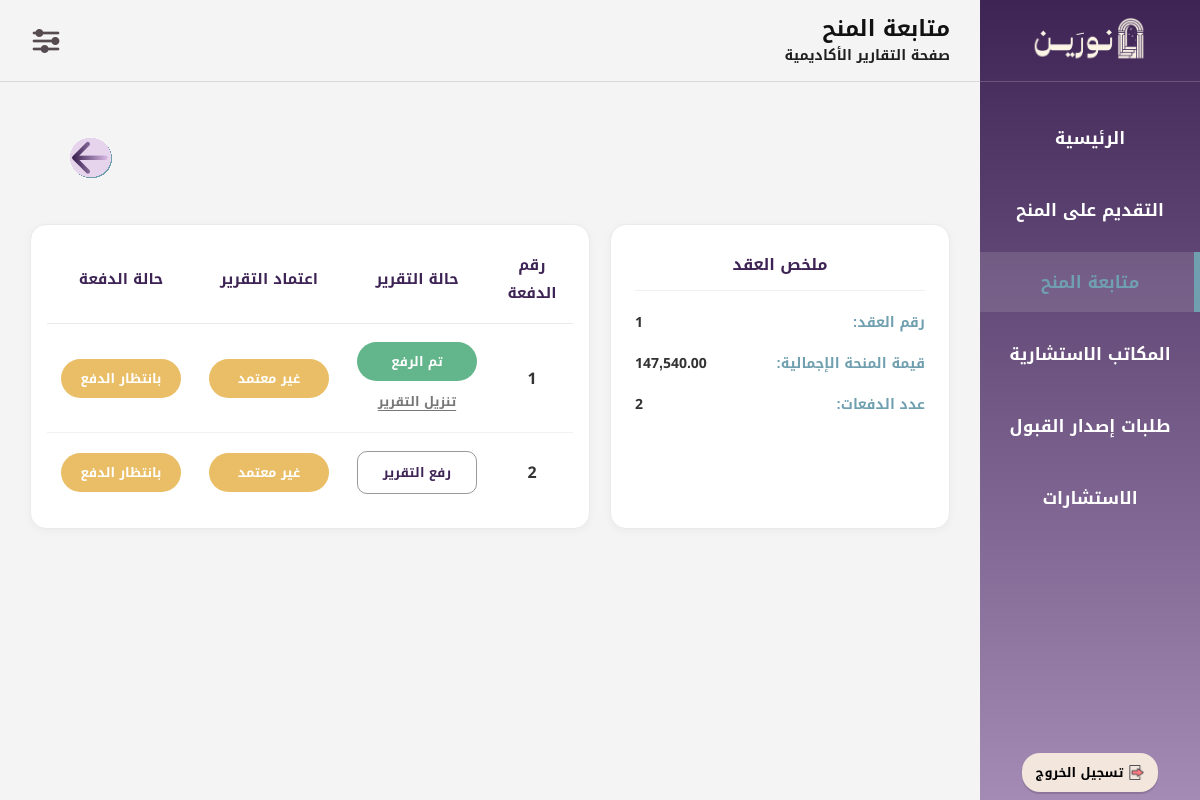
The page /Ben11_ReportsPayments.php?request_id=2 (signed in) on the database its author committed.
### tables this page shows
CREATE TABLE `scholarship_requests` (
  `request_id` int(11) NOT NULL,
  `scholarship_id` int(11) NOT NULL,
  `bnf_id` int(11) NOT NULL,
  `Submit_date` date NOT NULL,
  `request_status` enum('مقبول','مرفوض','تحت المراجعة','منتهي','ملغي') NOT NULL DEFAULT 'تحت المراجعة',
  `major_name` varchar(100) NOT NULL,
  `univ_name` varchar(100) NOT NULL
);

CREATE TABLE `e_contract` (
  `contract_id` int(11) NOT NULL,
  `request_id` int(11) NOT NULL,
  `payments_count` int(11) NOT NULL,
  `funding_duration` int(11) NOT NULL,
  `ctr_status` enum('نشط','ملغي','منتهي') NOT NULL,
  `terms` text NOT NULL,
  `amount` decimal(10,2) NOT NULL,
  `approval_status` enum('انتظار الموافقة','تمت الموافقة') DEFAULT 'انتظار الموافقة'
);

CREATE TABLE `academic_report` (
  `report_id` int(11) NOT NULL,
  `bnf_id` int(11) NOT NULL,
  `contract_id` int(11) NOT NULL,
  `payment_id` int(11) NOT NULL,
  `report_file` varchar(255) NOT NULL,
  `report_upload` enum('مرفوع','غير مرفوع','','') NOT NULL,
  `submit_date` date NOT NULL,
  `report_appoval` enum('معتمد','غير معتمد','','') NOT NULL
);

CREATE TABLE `payments` (
  `payment_id` int(11) NOT NULL,
  `contract_id` int(11) NOT NULL,
  `installment_number` int(11) NOT NULL,
  `payment_amount` int(11) NOT NULL,
  `payment_status` enum('تم الدفع','بانتظار الدفع','','') NOT NULL,
  `payment_date` timestamp NOT NULL DEFAULT current_timestamp() ON UPDATE current_timestamp()
);

### Ben11_ReportsPayments.php (the view, shortened to what this page needs)
<?php
$conn = new mysqli("localhost", "root", "", "noreen");
$conn->set_charset("utf8mb4");
$request_id = $_GET['request_id'] ?? null;
$bnf_id = $_SESSION['bnf_id'] ?? null;
$sql_info = "SELECT r.request_id,r.univ_name,r.major_name,s.sch_name,c.contract_id,c.amount,c.payments_count
             FROM scholarship_requests r
             INNER JOIN scholarship_opps s ON r.scholarship_id = s.scholarship_id
             INNER JOIN e_contract c ON r.request_id = c.request_id
             WHERE r.request_id = ? AND r.bnf_id = ?";
$stmt = $conn->prepare($sql_info);
$stmt->bind_param("ii", $request_id, $bnf_id);
$stmt->execute();
$info = $stmt->get_result()->fetch_assoc();
$contract_id = $info['contract_id'];
$payments_list = [];
$res_p = $conn->query("SELECT p.payment_id,p.installment_number,p.payment_status,r.report_upload,r.report_appoval,r.report_file
                      FROM payments p
                      LEFT JOIN academic_report r ON p.payment_id = r.payment_id
                      WHERE p.contract_id = $contract_id
                      ORDER BY p.installment_number ASC");
while ($row = $res_p->fetch_assoc()) {
    $payments_list[] = $row;}
?>
<!DOCTYPE html>
<html lang="ar" dir="rtl">
<head>
<link rel="stylesheet" href="CSS01Layout.css?v=4">
</head>
<body>
<div class="layout">
<aside class="sidebar">
<div class="sidebar-top">
<div class="sidebar-logo">
<img src="شعار نورين.png" alt="نورين">
</div>
<ul class="sidebar-menu">
<li><a href="Ben00_MainPage.php">الرئيسية</a></li>
<li><a href="Ben04_BrowseScholarships.php">التقديم على المنح</a></li>
<li><a href="Ben09_TrackScholarship.php" class="active">متابعة المنح</a></li>
<li><a href="Ben013_ConsultingOffices.php">المكاتب الاستشارية</a></li>
<li><a href="Ben16_AdmissionList.php">طلبات إصدار القبول</a></li>
<li><a href="Ben19_Consultations.php">الاستشارات</a></li>
</ul>
</div>
<div class="sidebar-bottom">
<form action="logout.php" method="post">
<button type="submit" class="logout-btn">
<img src="ايقونة تسجيل الخروج.png" class="logout-icon" alt="خروج">
<b>تسجيل الخروج</b>
</button>
</form>
</div>
</aside>
<div class="main-content">
<header class="header">
<div class="page-heading">
<div class="page-title">متابعة المنح</div>
<div class="page-description">صفحة التقارير الأكاديمية</div>
</div>
<div class="header-icons">
<div class="settings-dropdown">
<img src="ايقونة قائمة الاعدادات.png" class="menu-icon" alt="الإعدادات">
</div>
</div>
</header>
<div class="page">
<div class="page-top">
<a href="Ben09_TrackScholarship.php" class="backbtn">
<img src="سهم تراجع.svg" class="backicon" alt="رجوع">
</a>
</div>
<div class="content-grid">
<div class="info-card contract-box">
<h3>ملخص العقد</h3>
<div class="data-row">
<label>رقم العقد:</label>
<span><?php echo $info['contract_id']; ?></span>
</div>
<div class="data-row">
<label>قيمة المنحة الإجمالية:</label>
<span><?php echo number_format($info['amount'], 2); ?></span>
</div>
<div class="data-row">
<label>عدد الدفعات:</label>
<span><?php echo $info['payments_count']; ?></span>
</div>
</div>
<div class="table-wrap">
<table class="styled-table">
<thead>
<tr>
<th>رقم الدفعة</th>
<th>حالة التقرير</th>
<th>اعتماد التقرير</th>
<th>حالة الدفعة</th>
</tr>
</thead>
<tbody>
<?php foreach ($payments_list as $p) { ?>
<tr>
<td><span class="installment-number"><?php echo $p['installment_number']; ?></span></td>
<td>
<div class="report-actions">
<?php if ($p['report_upload'] == 'مرفوع') { ?>
<span class="status-badge done">تم الرفع</span>
<?php if (!empty($p['report_file'])) { ?>
<a href="<?php echo htmlspecialchars($p['report_file']); ?>" target="_blank" class="download-link">تنزيل التقرير</a>
<?php } ?>
<?php } else { ?>
<form method="POST" enctype="multipart/form-data" class="upload-form">
<label class="action-btn">
رفع التقرير
</label>
</form>
<?php } ?>
</div>
</td>
<td>
<?php if ($p['report_appoval'] == 'معتمد') { ?>
<span class="status-badge done">معتمد</span>
<?php } else { ?>
<span class="status-badge wait"><?php echo $p['report_appoval'] ?: 'غير معتمد'; ?></span>
<?php } ?>
</td>
<td>
<?php if ($p['payment_status'] == 'تم الدفع' || $p['payment_status'] == 'مدفوعة') { ?>
<span class="status-badge done"><?php echo htmlspecialchars($p['payment_status']); ?></span>
<?php } else { ?>
<span class="status-badge wait"><?php echo htmlspecialchars($p['payment_status']); ?></span>
<?php } ?>
</td>
</tr>
<?php } ?>
</tbody>
</table>
</div>
</div>
</div>
</div>
</div>
</body>
</html>

### CSS01Layout.css (style rules this page uses)
* { margin:0; padding:0; box-sizing:border-box; font-family:"Noto Kufi Arabic",sans-serif; text-decoration:none; }
body { background:#F4F4F4; direction:rtl; }
.layout { display:flex; min-height:100vh; }
.sidebar { width:220px; height:100vh; position:fixed; top:0; right:0; background:linear-gradient(to bottom,#3E2454,#A48BB5); color:#FFFFFF; display:flex; flex-direction:column; justify-content:space-between; z-index:1000; }
.sidebar-top { width:100%; }
.sidebar-logo { height:82px; display:flex; align-items:center; justify-content:center; border-bottom:1px solid rgba(255,255,255,0.18); }
.sidebar-logo img { width:120px; height:auto; object-fit:contain; }
.sidebar-menu { list-style:none; margin-top:26px; }
.sidebar-menu li { margin-bottom:12px; }
.sidebar-menu a { color:#FFFFFF; font-size:17px; font-weight:600; display:block; padding:14px 22px; text-align:center; transition:.25s; position:relative; }
.sidebar-menu a.active { color:#70A0AF; background:rgba(255,255,255,0.12); }
.sidebar-menu a.active::after { content:""; position:absolute; right:0; top:0; width:6px; height:100%; background:#70A0AF; }
.sidebar-bottom { padding:0 10px 8px; display:flex; justify-content:center; }
.logout-btn { background:#F3E6DD; border:none; border-radius:18px; padding:7px 14px; font-size:13px; cursor:pointer; display:flex; align-items:center; gap:6px; box-shadow:0 2px 1px rgba(0,0,0,0.15); transition:transform .3s, box-shadow .3s; }
.logout-icon { width:15px; height:15px; object-fit:contain; }
.main-content { margin-right:220px; width:calc(100% - 220px); min-height:100vh; display:flex; flex-direction:column; }
.header { min-height:82px; position:sticky; top:0; z-index:900; border-bottom:1px solid #d9d9d9; background:#F4F4F4; display:flex; flex-direction:row; align-items:center; justify-content:space-between; padding:10px 30px; }
.page-heading { display:flex; flex-direction:column; align-items:flex-end; justify-content:flex-start; text-align:right; }
.page-title { font-size:22px; font-weight:700; color:#111111; line-height:1.4; text-align:right; width:100%; }
.page-description { font-size:14px; font-weight:600; color:#1f1f1f; line-height:1.6; text-align:right; }
.header-icons { display:flex; align-items:center; }
.settings-dropdown { position:relative; display:inline-block; }
.settings-dropdown::after { content:""; position:absolute; top:100%; left:0; width:100%; height:10px; }
.menu-icon { width:32px; height:32px; cursor:pointer; display:block; object-fit:contain; }
.page { padding:30px; }
.page-top { display:flex; justify-content:space-between; align-items:center; padding:25px 40px; }
.backbtn { width:42px; height:42px; display:flex; align-items:center; justify-content:center; text-decoration:none; }
.backicon { width:42px; height:42px; object-fit:contain; }

### rows shown on the page
scholarship_requests: e_contract.contract_id "1", e_contract.amount "147,540.00", e_contract.payments_count "2"
academic_report: payment.installment_number "1", report_appoval "غير معتمد", payment.payment_status "بانتظار الدفع"
payments: installment_number "2", report_appoval "غير معتمد", payment_status "بانتظار الدفع"
